Frame 1 (no input): blank canvas, image omitted
Frame 60 (the mouse pressed at the canvas centre just before this capture): blank canvas, image omitted
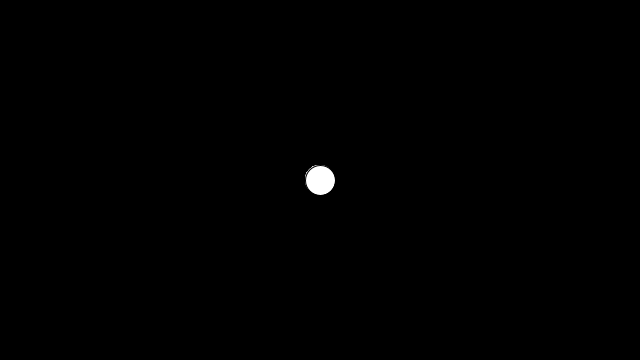
Frame 120 (the mouse held since frame 60 and released just before this capture)

The Processing sketch whose frames 1 and 60 were blank and that drew this single picture after the mouse press (run headless with seeded random() and noise(); from frame 60 on, the mouse is pressed at the canvas centre):

// Processing sketch: processing_83360
// ── processing_83360.pde

int counter;

void setup() {
 size (640, 360);
 
  background(0);
}
 
void draw() {
 
  if (mousePressed) {
    fill(255);
    ellipse(mouseX, mouseY, 30, 30);
  }
  else {
    fill(0);
 
 
    //mouseX
    //mouseY
    ellipse(mouseX, mouseY, 30, 30);
  }
}
